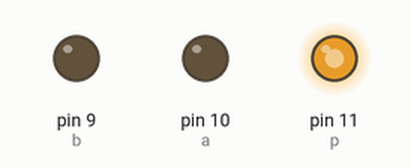
This sketch was run on a simulated Arduino Uno, built with avr-gcc and run on an emulated ATmega328P. Shown: output pins drawn as LEDs (lit = HIGH).

Above: at 0.1 s.
Timing chart, 0 to 1.6 s (numbered marks = the images above):
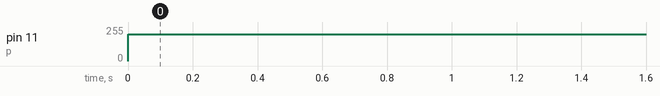

The sketch:

pwm_check.ino
```cpp
int r=200    ;
#define p 11
#define a 10
#define b 9
void setup() {
  // put your setup code here, to run once:
pinMode(p,OUTPUT);
pinMode(a,OUTPUT);
pinMode(b,OUTPUT);
}

void loop() {
  // put your main code here, to run repeatedly:
analogWrite(p,r);
//analogWrite(a,r);
//analogWrite(b,r);
}
```

Measured:
- by itself, pin 11 (p): 0/255 → 200/255 at 0.00 s
